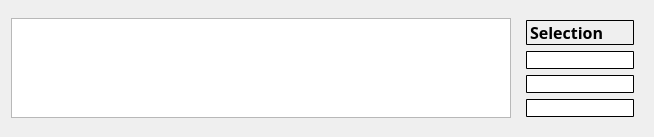
         <widget class="QWidget" name="bottom_info_widget" native="true">
          <property name="sizePolicy">
           <sizepolicy hsizetype="Minimum" vsizetype="Minimum">
            <horstretch>0</horstretch>
            <verstretch>0</verstretch>
           </sizepolicy>
          </property>
          <property name="maximumSize">
           <size>
            <width>1400</width>
            <height>175</height>
           </size>
          </property>
          <property name="styleSheet">
           <string notr="true"/>
          </property>
          <layout class="QGridLayout" name="info_widget" rowstretch="0,0,0">
           <property name="sizeConstraint">
            <enum>QLayout::SizeConstraint::SetMinimumSize</enum>
           </property>
           <item row="2" column="0">
            <layout class="QGridLayout" name="progess_log">
             <item row="0" column="0">
              <widget class="ProgressHistoryListView" name="progress_history_list_view">
               <property name="sizePolicy">
                <sizepolicy hsizetype="Fixed" vsizetype="Fixed">
                 <horstretch>0</horstretch>
                 <verstretch>0</verstretch>
                </sizepolicy>
               </property>
               <property name="minimumSize">
                <size>
                 <width>500</width>
                 <height>0</height>
                </size>
               </property>
               <property name="maximumSize">
                <size>
                 <width>1000</width>
                 <height>100</height>
                </size>
               </property>
               <property name="layoutDirection">
                <enum>Qt::LayoutDirection::LeftToRight</enum>
               </property>
              </widget>
             </item>
            </layout>
           </item>
           <item row="2" column="2">
            <widget class="QWidget" name="selection_box" native="true">
             <property name="maximumSize">
              <size>
               <width>16777215</width>
               <height>125</height>
              </size>
             </property>
             <property name="styleSheet">
              <string notr="true">border-style: solid;
border-width: 1px;
border-radius: 1px;</string>
             </property>
             <layout class="QGridLayout" name="selection_grid">
              <item row="1" column="0">
               <layout class="QVBoxLayout" name="verticalLayout_2">
                <item>
                 <widget class="QLineEdit" name="line_Selection_format">
                  <property name="enabled">
                   <bool>false</bool>
                  </property>
                  <property name="sizePolicy">
                   <sizepolicy hsizetype="Minimum" vsizetype="Minimum">
                    <horstretch>0</horstretch>
                    <verstretch>0</verstretch>
                   </sizepolicy>
                  </property>
                  <property name="styleSheet">
                   <string notr="true"/>
                  </property>
                 </widget>
                </item>
                <item>
                 <widget class="QLineEdit" name="line_Selection_agency">
                  <property name="enabled">
                   <bool>false</bool>
                  </property>
                  <property name="styleSheet">
                   <string notr="true"/>
                  </property>
                 </widget>
                </item>
                <item>
                 <widget class="QLineEdit" name="line_Selection_trips">
                  <property name="enabled">
                   <bool>false</bool>
                  </property>
                  <property name="sizePolicy">
                   <sizepolicy hsizetype="Minimum" vsizetype="Minimum">
                    <horstretch>0</horstretch>
                    <verstretch>0</verstretch>
                   </sizepolicy>
                  </property>
                  <property name="styleSheet">
                   <string notr="true"/>
                  </property>
                 </widget>
                </item>
               </layout>
              </item>
              <item row="0" column="0">
               <widget class="QLabel" name="label_16">
                <property name="sizePolicy">
                 <sizepolicy hsizetype="Minimum" vsizetype="Minimum">
                  <horstretch>0</horstretch>
                  <verstretch>0</verstretch>
                 </sizepolicy>
                </property>
                <property name="font">
                 <font>
                  <family>72</family>
                  <pointsize>8</pointsize>
                  <italic>false</italic>
                  <bold>true</bold>
                 </font>
                </property>
                <property name="styleSheet">
                 <string notr="true"/>
                </property>
                <property name="text">
                 <string>&lt;html&gt;&lt;head/&gt;&lt;body&gt;&lt;p&gt;&lt;span style=&quot; font-size:12pt; font-weight:600;&quot;&gt;Selection&lt;/span&gt;&lt;/p&gt;&lt;/body&gt;&lt;/html&gt;</string>
                </property>
               </widget>
              </item>
             </layout>
            </widget>
           </item>
          </layout>
         </widget>
